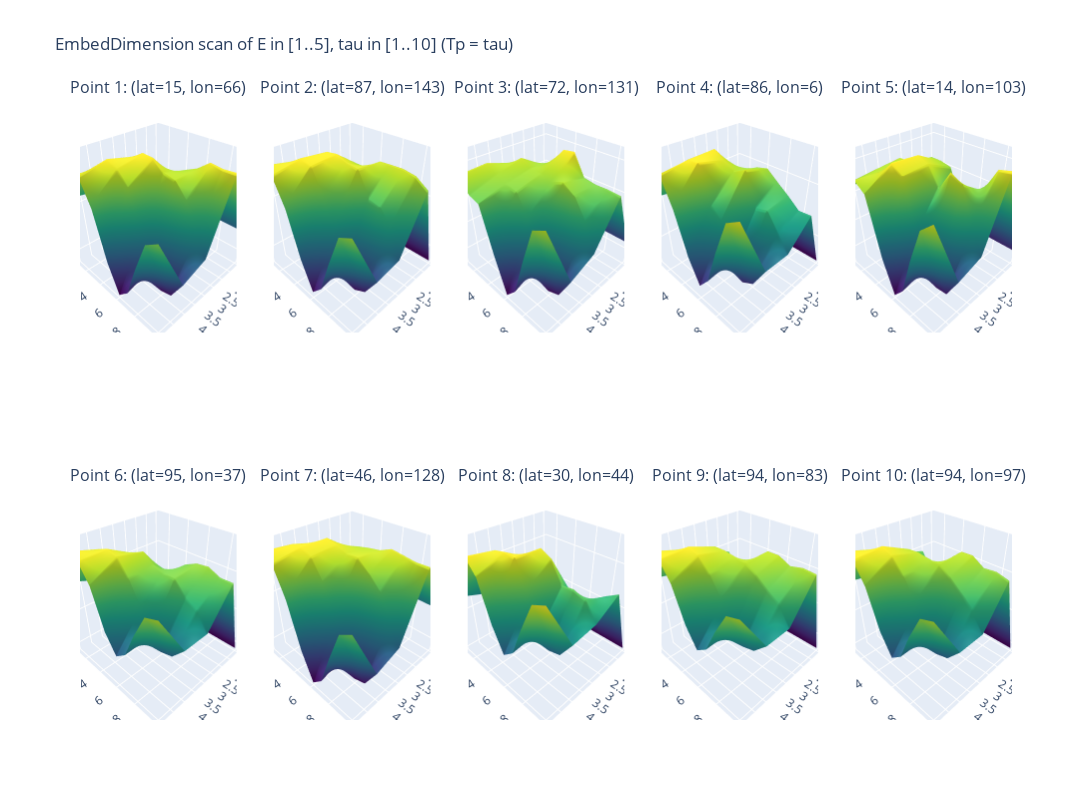

The code cell stored with this chart in its notebook:
### Code cell
import xarray as xr
import pandas as pd
import numpy as np
import random

import plotly.graph_objects as go
from plotly.subplots import make_subplots

from pyEDM import EmbedDimension


# assert ds_sat.sizes["age"] == len(df_pre), (
#     "ds_sat age dimension must match length of precession time series."
# )


# Grab coordinate sizes
nlat = ds_sat.sizes["lat"]
nlon = ds_sat.sizes["lon"]
ages = ds_sat["age"].values  # not strictly needed but good to keep track

# ---------------------------------------------------------------------
# 2. Randomly select 10 (lat, lon) grid points
# ---------------------------------------------------------------------
all_pairs = [(ilat, ilon) for ilat in range(nlat) for ilon in range(nlon)]
random_pairs = random.sample(all_pairs, 10)  # pick 10 unique (ilat, ilon)



results_list = []  # will be a list of (ilat, ilon, Evals, Tauvals, RhoMatrix)

for idx, (ilat, ilon) in enumerate(random_pairs):
    # Extract local sat time series
    sat_ts = ds_sat["sat"].isel(lat=ilat, lon=ilon).values

    df_tmp = pd.DataFrame({
        "Time": ages,
        "pre": df_pre["pre"],  # predictor
        "sat": sat_ts          # target to predict
    })

    # We'll store a 2D array of shape (5,10) for E=1..5, tau=1..10
    # Accessed as RhoMatrix[E-1, tau-1].
    RhoMatrix = np.zeros((5, 10))

    # For each tau in 1..10, call EmbedDimension once with maxE=5 and Tp=tau
    for tau in range(1, 11):
        edm_out = EmbedDimension(
            dataFrame=df_tmp,
            columns="sat",
            target="pre",
            maxE=5,          # We'll evaluate E=1..5
            tau=tau,
            Tp=3,
            lib="1 120",     # Entire time series, adapt if needed
            pred="1 120",
            showPlot=False,  # We'll handle plotting ourselves
            # If you want to speed up or parallelize, you can set numThreads or numProcess
        )

        for e_row in edm_out.itertuples():
            e_val = e_row.E     # 1..5
            # print(e_val)
            rho_val = e_row.rho
            RhoMatrix[int(e_val - 1), int(tau - 1)] = rho_val

    # We'll store the axis values for plotting (note: we want these in 2D for a surface plot).
    E_axis = np.arange(1, 6)     # 1..5
    Tau_axis = np.arange(1, 11)  # 1..10

    # Save the result for this grid point
    results_list.append((ilat, ilon, E_axis, Tau_axis, RhoMatrix))

# ---------------------------------------------------------------------
# 4. Make a 3D surface plot for each of the 10 results
#    using Plotly subplots
# ---------------------------------------------------------------------

# We'll do 2 rows, 5 columns of 3D subplots
fig = make_subplots(
    rows=2, cols=5,
    specs=[
        [{"type": "surface"}]*5,
        [{"type": "surface"}]*5
    ],
    subplot_titles=[f"Point {i+1}: (lat={r[0]}, lon={r[1]})" for i, r in enumerate(results_list)]
)

for i, (ilat, ilon, E_axis, Tau_axis, RhoMatrix) in enumerate(results_list):

    E_grid, Tau_grid = np.meshgrid(E_axis, Tau_axis, indexing='ij')

    row = (i // 5) + 1
    col = (i % 5) + 1

    # Create the surface trace
    surf = go.Surface(
        x=E_grid,       # E dimension
        y=Tau_grid,     # tau dimension
        z=RhoMatrix,    # rho
        colorscale="Viridis",   # or any Plotly colormap you like
        showscale=False         # hide colorbar in subplots for neatness
    )
    fig.add_trace(surf, row=row, col=col)

# Update overall layout
fig.update_layout(
    height=800, width=1400,
    title="EmbedDimension scan of E in [1..5], tau in [1..10] (Tp = tau)",
    scene=dict(
        xaxis_title="E",
        yaxis_title="tau",
        zaxis_title="rho"
    ),
    # If you prefer separate axis labels per subplot, you can set them individually
    # with fig.update_xaxes(..., row=?, col=?)
)

fig.show()

### Figure 1 — Plotly figure (JSON) as saved in the notebook; plotly's stock layout.template omitted (floating-point values rounded to 4 significant figures)
{"data": [{"colorscale": [[0, "#440154"], [0.1111, "#482878"], [0.2222, "#3e4989"], [0.3333, "#31688e"], [0.4444, "#26828e"], [0.5556, "#1f9e89"], [0.6667, "#35b779"], [0.7778, "#6ece58"], [0.8889, "#b5de2b"], [1, "#fde725"]], "scene": "scene", "showscale": false, "type": "surface", "x": [[1, 1, 1, 1, 1, 1, 1, 1, 1, 1], [2, 2, 2, 2, 2, 2, 2, 2, 2, 2], [3, 3, 3, 3, 3, 3, 3, 3, 3, 3], [4, 4, 4, 4, 4, 4, 4, 4, 4, 4], [5, 5, 5, 5, 5, 5, 5, 5, 5, 5]], "y": [[1, 2, 3, 4, 5, 6, 7, 8, 9, 10], [1, 2, 3, 4, 5, 6, 7, 8, 9, 10], [1, 2, 3, 4, 5, 6, 7, 8, 9, 10], [1, 2, 3, 4, 5, 6, 7, 8, 9, 10], [1, 2, 3, 4, 5, 6, 7, 8, 9, 10]], "z": [[0.8503, 0.8503, 0.8503, 0.8503, 0.8503, 0.8503, 0.8503, 0.8503, 0.8503, 0.8503], [0.902, 0.8958, 0.9267, 0.93, 0.9354, 0.9575, 0.9681, 0.9857, 0.9831, 0.985], [0.9029, 0.9375, 0.9759, 0.9894, 0.9883, 0.9709, 0.966, 0.9391, 0.894, 0.8519], [0.9109, 0.9589, 0.9879, 0.9785, 0.9545, 0.8894, 0.8187, 0.7824, 0.7897, 0.8338], [0.9185, 0.9723, 0.9777, 0.9319, 0.8351, 0.7762, 0.8006, 0.8715, 0.9332, 0.9492]]}, {"colorscale": [[0, "#440154"], [0.1111, "#482878"], [0.2222, "#3e4989"], [0.3333, "#31688e"], [0.4444, "#26828e"], [0.5556, "#1f9e89"], [0.6667, "#35b779"], [0.7778, "#6ece58"], [0.8889, "#b5de2b"], [1, "#fde725"]], "scene": "scene2", "showscale": false, "type": "surface", "x": [[1, 1, 1, 1, 1, 1, 1, 1, 1, 1], [2, 2, 2, 2, 2, 2, 2, 2, 2, 2], [3, 3, 3, 3, 3, 3, 3, 3, 3, 3], [4, 4, 4, 4, 4, 4, 4, 4, 4, 4], [5, 5, 5, 5, 5, 5, 5, 5, 5, 5]], "y": [[1, 2, 3, 4, 5, 6, 7, 8, 9, 10], [1, 2, 3, 4, 5, 6, 7, 8, 9, 10], [1, 2, 3, 4, 5, 6, 7, 8, 9, 10], [1, 2, 3, 4, 5, 6, 7, 8, 9, 10], [1, 2, 3, 4, 5, 6, 7, 8, 9, 10]], "z": [[0.7688, 0.7688, 0.7688, 0.7688, 0.7688, 0.7688, 0.7688, 0.7688, 0.7688, 0.7688], [0.8786, 0.9357, 0.9349, 0.9406, 0.9418, 0.9613, 0.9627, 0.9637, 0.96, 0.945], [0.9211, 0.9496, 0.9726, 0.9759, 0.9686, 0.9652, 0.9229, 0.9174, 0.8901, 0.8413], [0.9364, 0.9651, 0.9776, 0.9712, 0.9276, 0.8833, 0.8174, 0.7769, 0.7907, 0.8318], [0.9402, 0.9745, 0.9665, 0.9209, 0.8342, 0.7762, 0.8022, 0.8721, 0.9344, 0.9469]]}, {"colorscale": [[0, "#440154"], [0.1111, "#482878"], [0.2222, "#3e4989"], [0.3333, "#31688e"], [0.4444, "#26828e"], [0.5556, "#1f9e89"], [0.6667, "#35b779"], [0.7778, "#6ece58"], [0.8889, "#b5de2b"], [1, "#fde725"]], "scene": "scene3", "showscale": false, "type": "surface", "x": [[1, 1, 1, 1, 1, 1, 1, 1, 1, 1], [2, 2, 2, 2, 2, 2, 2, 2, 2, 2], [3, 3, 3, 3, 3, 3, 3, 3, 3, 3], [4, 4, 4, 4, 4, 4, 4, 4, 4, 4], [5, 5, 5, 5, 5, 5, 5, 5, 5, 5]], "y": [[1, 2, 3, 4, 5, 6, 7, 8, 9, 10], [1, 2, 3, 4, 5, 6, 7, 8, 9, 10], [1, 2, 3, 4, 5, 6, 7, 8, 9, 10], [1, 2, 3, 4, 5, 6, 7, 8, 9, 10], [1, 2, 3, 4, 5, 6, 7, 8, 9, 10]], "z": [[0.8178, 0.8178, 0.8178, 0.8178, 0.8178, 0.8178, 0.8178, 0.8178, 0.8178, 0.8178], [0.8685, 0.9102, 0.9231, 0.9357, 0.9604, 0.9632, 0.9302, 0.9269, 0.9273, 0.9257], [0.8966, 0.9348, 0.9495, 0.9393, 0.9384, 0.9325, 0.9403, 0.9278, 0.8961, 0.8527], [0.906, 0.9495, 0.9383, 0.9319, 0.9273, 0.8913, 0.8228, 0.7811, 0.7898, 0.8336], [0.914, 0.947, 0.925, 0.9202, 0.8419, 0.7768, 0.8011, 0.8713, 0.9345, 0.9456]]}, {"colorscale": [[0, "#440154"], [0.1111, "#482878"], [0.2222, "#3e4989"], [0.3333, "#31688e"], [0.4444, "#26828e"], [0.5556, "#1f9e89"], [0.6667, "#35b779"], [0.7778, "#6ece58"], [0.8889, "#b5de2b"], [1, "#fde725"]], "scene": "scene4", "showscale": false, "type": "surface", "x": [[1, 1, 1, 1, 1, 1, 1, 1, 1, 1], [2, 2, 2, 2, 2, 2, 2, 2, 2, 2], [3, 3, 3, 3, 3, 3, 3, 3, 3, 3], [4, 4, 4, 4, 4, 4, 4, 4, 4, 4], [5, 5, 5, 5, 5, 5, 5, 5, 5, 5]], "y": [[1, 2, 3, 4, 5, 6, 7, 8, 9, 10], [1, 2, 3, 4, 5, 6, 7, 8, 9, 10], [1, 2, 3, 4, 5, 6, 7, 8, 9, 10], [1, 2, 3, 4, 5, 6, 7, 8, 9, 10], [1, 2, 3, 4, 5, 6, 7, 8, 9, 10]], "z": [[0.7495, 0.7495, 0.7495, 0.7495, 0.7495, 0.7495, 0.7495, 0.7495, 0.7495, 0.7495], [0.8235, 0.8691, 0.9001, 0.9078, 0.9216, 0.9272, 0.9108, 0.8951, 0.8775, 0.8791], [0.8489, 0.9033, 0.9555, 0.9433, 0.9319, 0.9422, 0.8842, 0.891, 0.8617, 0.8323], [0.8804, 0.9247, 0.9535, 0.9553, 0.8931, 0.8728, 0.8077, 0.7757, 0.7899, 0.8338], [0.8874, 0.9377, 0.9471, 0.8983, 0.8194, 0.7719, 0.8008, 0.8726, 0.9343, 0.9484]]}, {"colorscale": [[0, "#440154"], [0.1111, "#482878"], [0.2222, "#3e4989"], [0.3333, "#31688e"], [0.4444, "#26828e"], [0.5556, "#1f9e89"], [0.6667, "#35b779"], [0.7778, "#6ece58"], [0.8889, "#b5de2b"], [1, "#fde725"]], "scene": "scene5", "showscale": false, "type": "surface", "x": [[1, 1, 1, 1, 1, 1, 1, 1, 1, 1], [2, 2, 2, 2, 2, 2, 2, 2, 2, 2], [3, 3, 3, 3, 3, 3, 3, 3, 3, 3], [4, 4, 4, 4, 4, 4, 4, 4, 4, 4], [5, 5, 5, 5, 5, 5, 5, 5, 5, 5]], "y": [[1, 2, 3, 4, 5, 6, 7, 8, 9, 10], [1, 2, 3, 4, 5, 6, 7, 8, 9, 10], [1, 2, 3, 4, 5, 6, 7, 8, 9, 10], [1, 2, 3, 4, 5, 6, 7, 8, 9, 10], [1, 2, 3, 4, 5, 6, 7, 8, 9, 10]], "z": [[0.7967, 0.7967, 0.7967, 0.7967, 0.7967, 0.7967, 0.7967, 0.7967, 0.7967, 0.7967], [0.8607, 0.9068, 0.9341, 0.9341, 0.9303, 0.8821, 0.8751, 0.9143, 0.9544, 0.9595], [0.8911, 0.9406, 0.9394, 0.9575, 0.9501, 0.9206, 0.9527, 0.9427, 0.8836, 0.8437], [0.9114, 0.9366, 0.9421, 0.9608, 0.9479, 0.873, 0.8113, 0.7845, 0.7876, 0.8296], [0.9162, 0.9318, 0.9448, 0.9321, 0.8327, 0.7726, 0.7983, 0.8709, 0.9314, 0.9508]]}, {"colorscale": [[0, "#440154"], [0.1111, "#482878"], [0.2222, "#3e4989"], [0.3333, "#31688e"], [0.4444, "#26828e"], [0.5556, "#1f9e89"], [0.6667, "#35b779"], [0.7778, "#6ece58"], [0.8889, "#b5de2b"], [1, "#fde725"]], "scene": "scene6", "showscale": false, "type": "surface", "x": [[1, 1, 1, 1, 1, 1, 1, 1, 1, 1], [2, 2, 2, 2, 2, 2, 2, 2, 2, 2], [3, 3, 3, 3, 3, 3, 3, 3, 3, 3], [4, 4, 4, 4, 4, 4, 4, 4, 4, 4], [5, 5, 5, 5, 5, 5, 5, 5, 5, 5]], "y": [[1, 2, 3, 4, 5, 6, 7, 8, 9, 10], [1, 2, 3, 4, 5, 6, 7, 8, 9, 10], [1, 2, 3, 4, 5, 6, 7, 8, 9, 10], [1, 2, 3, 4, 5, 6, 7, 8, 9, 10], [1, 2, 3, 4, 5, 6, 7, 8, 9, 10]], "z": [[0.6848, 0.6848, 0.6848, 0.6848, 0.6848, 0.6848, 0.6848, 0.6848, 0.6848, 0.6848], [0.7604, 0.8589, 0.845, 0.8692, 0.8776, 0.9152, 0.9297, 0.9336, 0.9194, 0.9197], [0.8495, 0.9233, 0.9363, 0.9513, 0.9299, 0.9197, 0.9199, 0.8862, 0.87, 0.8262], [0.8659, 0.9593, 0.9703, 0.9628, 0.9228, 0.8671, 0.8036, 0.7787, 0.7886, 0.8272], [0.8914, 0.9775, 0.9654, 0.9218, 0.8213, 0.7716, 0.7986, 0.8711, 0.9331, 0.945]]}, {"colorscale": [[0, "#440154"], [0.1111, "#482878"], [0.2222, "#3e4989"], [0.3333, "#31688e"], [0.4444, "#26828e"], [0.5556, "#1f9e89"], [0.6667, "#35b779"], [0.7778, "#6ece58"], [0.8889, "#b5de2b"], [1, "#fde725"]], "scene": "scene7", "showscale": false, "type": "surface", "x": [[1, 1, 1, 1, 1, 1, 1, 1, 1, 1], [2, 2, 2, 2, 2, 2, 2, 2, 2, 2], [3, 3, 3, 3, 3, 3, 3, 3, 3, 3], [4, 4, 4, 4, 4, 4, 4, 4, 4, 4], [5, 5, 5, 5, 5, 5, 5, 5, 5, 5]], "y": [[1, 2, 3, 4, 5, 6, 7, 8, 9, 10], [1, 2, 3, 4, 5, 6, 7, 8, 9, 10], [1, 2, 3, 4, 5, 6, 7, 8, 9, 10], [1, 2, 3, 4, 5, 6, 7, 8, 9, 10], [1, 2, 3, 4, 5, 6, 7, 8, 9, 10]], "z": [[0.8761, 0.8761, 0.8761, 0.8761, 0.8761, 0.8761, 0.8761, 0.8761, 0.8761, 0.8761], [0.9109, 0.9421, 0.9565, 0.9665, 0.9713, 0.9748, 0.9844, 0.9813, 0.9781, 0.9789], [0.9237, 0.9763, 0.9914, 0.9865, 0.9785, 0.9798, 0.9603, 0.9371, 0.8985, 0.8532], [0.9489, 0.9894, 0.9915, 0.9826, 0.9467, 0.8899, 0.8229, 0.7838, 0.792, 0.8348], [0.9678, 0.994, 0.9814, 0.9294, 0.8379, 0.7794, 0.803, 0.8721, 0.9336, 0.9485]]}, {"colorscale": [[0, "#440154"], [0.1111, "#482878"], [0.2222, "#3e4989"], [0.3333, "#31688e"], [0.4444, "#26828e"], [0.5556, "#1f9e89"], [0.6667, "#35b779"], [0.7778, "#6ece58"], [0.8889, "#b5de2b"], [1, "#fde725"]], "scene": "scene8", "showscale": false, "type": "surface", "x": [[1, 1, 1, 1, 1, 1, 1, 1, 1, 1], [2, 2, 2, 2, 2, 2, 2, 2, 2, 2], [3, 3, 3, 3, 3, 3, 3, 3, 3, 3], [4, 4, 4, 4, 4, 4, 4, 4, 4, 4], [5, 5, 5, 5, 5, 5, 5, 5, 5, 5]], "y": [[1, 2, 3, 4, 5, 6, 7, 8, 9, 10], [1, 2, 3, 4, 5, 6, 7, 8, 9, 10], [1, 2, 3, 4, 5, 6, 7, 8, 9, 10], [1, 2, 3, 4, 5, 6, 7, 8, 9, 10], [1, 2, 3, 4, 5, 6, 7, 8, 9, 10]], "z": [[0.6987, 0.6987, 0.6987, 0.6987, 0.6987, 0.6987, 0.6987, 0.6987, 0.6987, 0.6987], [0.7341, 0.8125, 0.7936, 0.8357, 0.8273, 0.8286, 0.811, 0.8097, 0.8595, 0.877], [0.7593, 0.8648, 0.8914, 0.9145, 0.9438, 0.9317, 0.8874, 0.8911, 0.8819, 0.8423], [0.8206, 0.9135, 0.9418, 0.9476, 0.9458, 0.8853, 0.8115, 0.7835, 0.7917, 0.8343], [0.8413, 0.9274, 0.9506, 0.921, 0.8343, 0.777, 0.8012, 0.8721, 0.9346, 0.9474]]}, {"colorscale": [[0, "#440154"], [0.1111, "#482878"], [0.2222, "#3e4989"], [0.3333, "#31688e"], [0.4444, "#26828e"], [0.5556, "#1f9e89"], [0.6667, "#35b779"], [0.7778, "#6ece58"], [0.8889, "#b5de2b"], [1, "#fde725"]], "scene": "scene9", "showscale": false, "type": "surface", "x": [[1, 1, 1, 1, 1, 1, 1, 1, 1, 1], [2, 2, 2, 2, 2, 2, 2, 2, 2, 2], [3, 3, 3, 3, 3, 3, 3, 3, 3, 3], [4, 4, 4, 4, 4, 4, 4, 4, 4, 4], [5, 5, 5, 5, 5, 5, 5, 5, 5, 5]], "y": [[1, 2, 3, 4, 5, 6, 7, 8, 9, 10], [1, 2, 3, 4, 5, 6, 7, 8, 9, 10], [1, 2, 3, 4, 5, 6, 7, 8, 9, 10], [1, 2, 3, 4, 5, 6, 7, 8, 9, 10], [1, 2, 3, 4, 5, 6, 7, 8, 9, 10]], "z": [[0.6542, 0.6542, 0.6542, 0.6542, 0.6542, 0.6542, 0.6542, 0.6542, 0.6542, 0.6542], [0.77, 0.8988, 0.8562, 0.8764, 0.8898, 0.947, 0.9475, 0.9317, 0.9398, 0.9376], [0.8447, 0.9298, 0.9513, 0.9519, 0.9475, 0.9435, 0.9257, 0.9001, 0.8779, 0.8276], [0.8757, 0.9573, 0.9761, 0.9667, 0.9297, 0.8748, 0.8041, 0.7769, 0.7876, 0.8263], [0.8909, 0.9785, 0.9696, 0.9233, 0.8266, 0.7708, 0.7979, 0.871, 0.9329, 0.9447]]}, {"colorscale": [[0, "#440154"], [0.1111, "#482878"], [0.2222, "#3e4989"], [0.3333, "#31688e"], [0.4444, "#26828e"], [0.5556, "#1f9e89"], [0.6667, "#35b779"], [0.7778, "#6ece58"], [0.8889, "#b5de2b"], [1, "#fde725"]], "scene": "scene10", "showscale": false, "type": "surface", "x": [[1, 1, 1, 1, 1, 1, 1, 1, 1, 1], [2, 2, 2, 2, 2, 2, 2, 2, 2, 2], [3, 3, 3, 3, 3, 3, 3, 3, 3, 3], [4, 4, 4, 4, 4, 4, 4, 4, 4, 4], [5, 5, 5, 5, 5, 5, 5, 5, 5, 5]], "y": [[1, 2, 3, 4, 5, 6, 7, 8, 9, 10], [1, 2, 3, 4, 5, 6, 7, 8, 9, 10], [1, 2, 3, 4, 5, 6, 7, 8, 9, 10], [1, 2, 3, 4, 5, 6, 7, 8, 9, 10], [1, 2, 3, 4, 5, 6, 7, 8, 9, 10]], "z": [[0.6884, 0.6884, 0.6884, 0.6884, 0.6884, 0.6884, 0.6884, 0.6884, 0.6884, 0.6884], [0.7873, 0.9092, 0.8638, 0.8898, 0.892, 0.9497, 0.9511, 0.9324, 0.9357, 0.9275], [0.8551, 0.9295, 0.9482, 0.9506, 0.9453, 0.9449, 0.9257, 0.9006, 0.8735, 0.8273], [0.8801, 0.961, 0.9783, 0.9671, 0.9295, 0.8731, 0.8008, 0.7758, 0.7866, 0.8261], [0.8917, 0.9792, 0.9699, 0.9233, 0.8247, 0.7701, 0.7967, 0.8708, 0.9326, 0.9447]]}], "layout": {"annotations": [{"font": {"size": 16}, "showarrow": false, "text": "Point 1: (lat=15, lon=66)", "x": 0.084, "xanchor": "center", "xref": "paper", "y": 1, "yanchor": "bottom", "yref": "paper"}, {"font": {"size": 16}, "showarrow": false, "text": "Point 2: (lat=87, lon=143)", "x": 0.292, "xanchor": "center", "xref": "paper", "y": 1, "yanchor": "bottom", "yref": "paper"}, {"font": {"size": 16}, "showarrow": false, "text": "Point 3: (lat=72, lon=131)", "x": 0.5, "xanchor": "center", "xref": "paper", "y": 1, "yanchor": "bottom", "yref": "paper"}, {"font": {"size": 16}, "showarrow": false, "text": "Point 4: (lat=86, lon=6)", "x": 0.708, "xanchor": "center", "xref": "paper", "y": 1, "yanchor": "bottom", "yref": "paper"}, {"font": {"size": 16}, "showarrow": false, "text": "Point 5: (lat=14, lon=103)", "x": 0.916, "xanchor": "center", "xref": "paper", "y": 1, "yanchor": "bottom", "yref": "paper"}, {"font": {"size": 16}, "showarrow": false, "text": "Point 6: (lat=95, lon=37)", "x": 0.084, "xanchor": "center", "xref": "paper", "y": 0.375, "yanchor": "bottom", "yref": "paper"}, {"font": {"size": 16}, "showarrow": false, "text": "Point 7: (lat=46, lon=128)", "x": 0.292, "xanchor": "center", "xref": "paper", "y": 0.375, "yanchor": "bottom", "yref": "paper"}, {"font": {"size": 16}, "showarrow": false, "text": "Point 8: (lat=30, lon=44)", "x": 0.5, "xanchor": "center", "xref": "paper", "y": 0.375, "yanchor": "bottom", "yref": "paper"}, {"font": {"size": 16}, "showarrow": false, "text": "Point 9: (lat=94, lon=83)", "x": 0.708, "xanchor": "center", "xref": "paper", "y": 0.375, "yanchor": "bottom", "yref": "paper"}, {"font": {"size": 16}, "showarrow": false, "text": "Point 10: (lat=94, lon=97)", "x": 0.916, "xanchor": "center", "xref": "paper", "y": 0.375, "yanchor": "bottom", "yref": "paper"}], "height": 800, "scene": {"domain": {"x": [0, 0.168], "y": [0.625, 1]}, "xaxis": {"title": {"text": "E"}}, "yaxis": {"title": {"text": "tau"}}, "zaxis": {"title": {"text": "rho"}}}, "scene10": {"domain": {"x": [0.832, 1], "y": [0, 0.375]}}, "scene2": {"domain": {"x": [0.208, 0.376], "y": [0.625, 1]}}, "scene3": {"domain": {"x": [0.416, 0.584], "y": [0.625, 1]}}, "scene4": {"domain": {"x": [0.624, 0.792], "y": [0.625, 1]}}, "scene5": {"domain": {"x": [0.832, 1], "y": [0.625, 1]}}, "scene6": {"domain": {"x": [0, 0.168], "y": [0, 0.375]}}, "scene7": {"domain": {"x": [0.208, 0.376], "y": [0, 0.375]}}, "scene8": {"domain": {"x": [0.416, 0.584], "y": [0, 0.375]}}, "scene9": {"domain": {"x": [0.624, 0.792], "y": [0, 0.375]}}, "title": {"text": "EmbedDimension scan of E in [1..5], tau in [1..10] (Tp = tau)"}, "width": 1400}}
